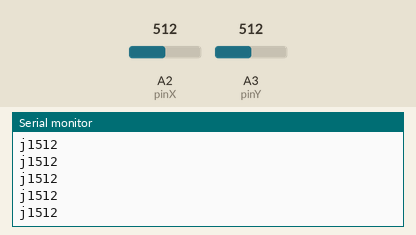
This sketch was run on a simulated Arduino Uno, built with avr-gcc and run on an emulated ATmega328P. Shown: the last lines printed to the serial monitor. Inputs (shaded band) come from the test bench; at power-on: A2 (pinX) = 512, A3 (pinY) = 512.

Above: at 1.2 s.
1.3 s: A2 (pinX) set to 716
At 2.1 s:
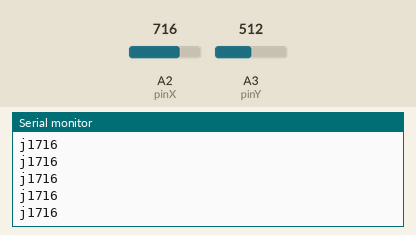
4.3 s: A2 (pinX) set to 900
At 4.8 s:
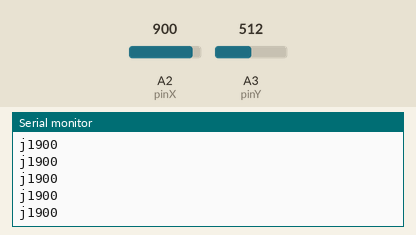
Timing chart, 0 to 7.3 s (numbered marks = the images above; inputs shaded):
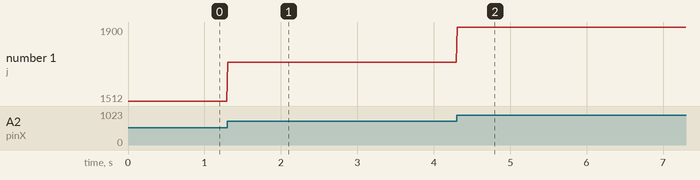

Measured:
- after the input at 1.3 s, the serial monitor: prints a new line at once (image 1)
- after the input at 4.3 s, the serial monitor: prints a new line at once (image 2)
- plotted number 1: 1512 → 1716 after the input at 1.3 s, 1716 → 1900 after the input at 4.3 s

The sketch:

send_message_to_comport.ino
```cpp
#define pinX    A2  // ось X джойстика
#define pinY    A3  // ось Y джойстика


void setup() {

Serial.begin(9600);


pinMode(pinX, INPUT);
pinMode(pinY, INPUT);

}

void loop() {


int X = analogRead(pinX);              // считываем значение оси Х
int Y = analogRead(pinY);              // считываем значение оси Y


Serial.print("j1");
Serial.print(X);
Serial.println(" ");
delay(10);

}
```
